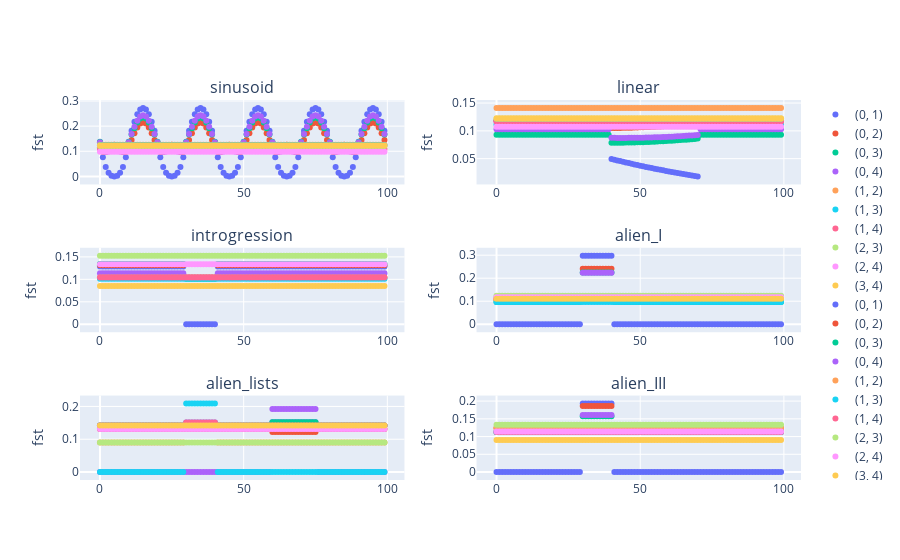

Write notebook code for a chart like this one.
### Markdown cell above
Structure prior functions are stored in the script `Structure_priors.py`.

The next block displays how each function impacts pairwise *Fst*s along a synthetic genomic range.

Aside from the **coords**, **angle** and **range_windows** positional arguments, each function allows a set of keyword arguments that determine the characteristics of pattern produced.

### Code cell
from synth_tools.Structure_priors import *
from synth_tools.Tutorial_subplots import Struct_subplots_lib

Struct_lib= {
    'sinusoid':{
        'prior_func': sin_prior,
        'prior_kwargs': {
            'fst_max': 0.2,
            'target': [0,1],
            'freq': 10
        }
    },
    'linear':{
        'prior_func': linear_prior,
        'prior_kwargs': {
            'slope': -1,
            'region': [.4,.7],
            'target': [0,1]
        }
    },
    'introgression': {
        'prior_func': introgression_prior,
        'prior_kwargs': {
            'region': [.3,.4]
        }
    },
    'alien_I': {
        'prior_func': alien_prior_I,
        'prior_kwargs': {
            'fst': 0.2,
            'region': [.3,.4],
            'target': [0,1]
        }
    },
    'alien_lists': {
        'prior_func': alien_prior_lists,
        'prior_kwargs': {
            'fst_alist': [0,0],
            'fst_blist': [.2,.15],
            'region_list': [[.3,.4],[.6,.75]],
            'target_list': [[1,3],[0,4]]
        }
    },
    'alien_III': {
        'prior_func': alien_prior_III,
        'prior_kwargs': {
            'fst_a': 0,
            'fst_b': .2,
            'region': [.3,.4],
            'target': [0,1]
        }
    }
}

#####

Struct_subplots_lib(Struct_lib,vector_lib,Npops= 5,range_diff= [0,100],xaxis= '',yaxis= 'fst')
